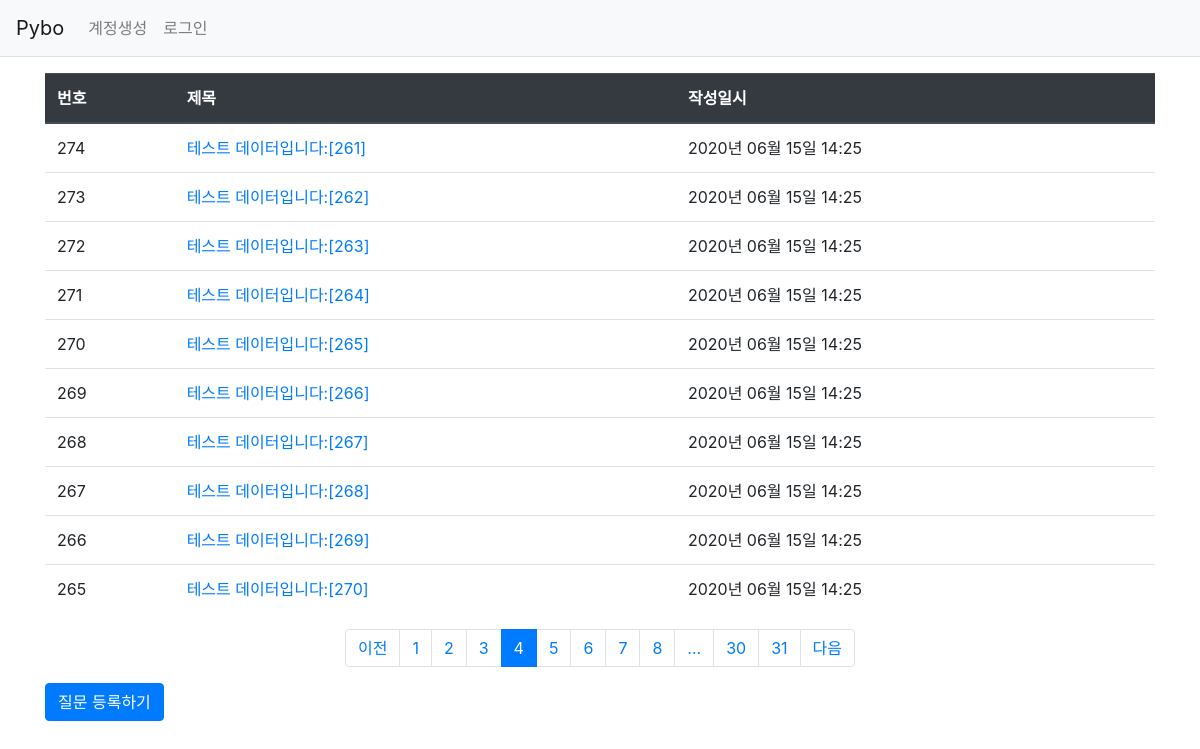
Screenshot of /question/list/?page=4 with the database file from the repository.
### pybo/models.py (models this page shows)
class Question(db.Model):
    id = db.Column(db.Integer, primary_key=True)
    subject = db.Column(db.String(200), nullable=False)
    content = db.Column(db.Text(), nullable=False)
    create_date = db.Column(db.DateTime(), nullable=False)
    user_id = db.Column(db.Integer, db.ForeignKey('user.id', ondelete='CASCADE'), nullable=False)
    user = db.relationship('User', backref=db.backref('question_set'))

### pybo/views/question_views.py (the view)
@bp.route('/list/')
def _list():
    page = request.args.get('page', type=int, default=1)  # 페이지
    question_list = Question.query.order_by(Question.create_date.desc())
    question_list = question_list.paginate(page, per_page=10)
    return render_template('question/question_list.html', question_list=question_list)

### pybo/filter.py (called while the page is built)
def format_datetime(value, fmt='%Y년 %m월 %d일 %H:%M'):
    return value.strftime(fmt)

### pybo/views/auth_views.py (called while the page is built)
@bp.before_app_request
def load_logged_in_user():
    user_id = session.get('user_id')
    if user_id is None:
        g.user = None
    else:
        g.user = User.query.get(user_id)

### pybo/templates/question/question_list.html (shortened to what this page needs)
{% extends 'base.html' %}
{% block content %}
<div class="container my-3">
    <table class="table">
        <thead>
        <tr class="thead-dark">
            <th>번호</th>
            <th>제목</th>
            <th>작성일시</th>
        </tr>
        </thead>
        <tbody>
        {% if question_list %}
        {% for question in question_list.items %}
        <tr>
            <td>{{ question_list.total - ((question_list.page-1) * question_list.per_page) - loop.index0 }}</td>
            <td>
                <a href="{{ url_for('question.detail', question_id=question.id) }}">{{ question.subject }}</a>
            </td>
            <td>{{ question.create_date|datetime }}</td>
        </tr>
        {% endfor %}
        {% else %}
        <tr>
            <td colspan="3">질문이 없습니다.</td>
        </tr>
        {% endif %}
        </tbody>
    </table>
    <ul class="pagination justify-content-center">
        {% if question_list.has_prev %}
        <li class="page-item">
            <a class="page-link" href="?page={{ question_list.prev_num }}">이전</a>
        </li>
        {% else %}
        <li class="page-item disabled">
            <a class="page-link" tabindex="-1" aria-disabled="true" href="#">이전</a>
        </li>
        {% endif %}
        {% for page_num in question_list.iter_pages() %}
            {% if page_num %}
                {% if page_num != question_list.page %}
                <li class="page-item">
                    <a class="page-link" href="?page={{ page_num }}">{{ page_num }}</a>
                </li>
                {% else %}
                <li class="page-item active" aria-current="page">
                    <a class="page-link" href="#">{{ page_num }}</a>
                </li>
                {% endif %}
           {% else %}
                <li class="disabled">
                    <a class="page-link" href="#">...</a>
                </li>
           {% endif %}
        {% endfor %}
        {% if question_list.has_next %}
        <li class="page-item">
            <a class="page-link" href="?page={{ question_list.next_num }}">다음</a>
        </li>
        {% else %}
        <li class="page-item disabled">
            <a class="page-link" tabindex="-1" aria-disabled="true" href="#">다음</a>
        </li>
        {% endif %}
    </ul>
    <a href="{{ url_for('question.create') }}" class="btn btn-primary">질문 등록하기</a>
</div>
{% endblock %}

### rows the page displays
Question: total "274", subject "테스트 데이터입니다:[261]", create_date "2020년 06월 15일 14:25"
Question: total "273", subject "테스트 데이터입니다:[262]", create_date "2020년 06월 15일 14:25"
Question: total "272", subject "테스트 데이터입니다:[263]", create_date "2020년 06월 15일 14:25"
Question: total "271", subject "테스트 데이터입니다:[264]", create_date "2020년 06월 15일 14:25"
Question: total "270", subject "테스트 데이터입니다:[265]", create_date "2020년 06월 15일 14:25"
Question: total "269", subject "테스트 데이터입니다:[266]", create_date "2020년 06월 15일 14:25"
Question: total "268", subject "테스트 데이터입니다:[267]", create_date "2020년 06월 15일 14:25"
Question: total "267", subject "테스트 데이터입니다:[268]", create_date "2020년 06월 15일 14:25"
Question: total "266", subject "테스트 데이터입니다:[269]", create_date "2020년 06월 15일 14:25"
Question: total "265", subject "테스트 데이터입니다:[270]", create_date "2020년 06월 15일 14:25"

### other values shown
{{ page_num }} "1" "2" "3" "5" "6" "7" "8" "30" "31"
{{ page_num }} "4"
